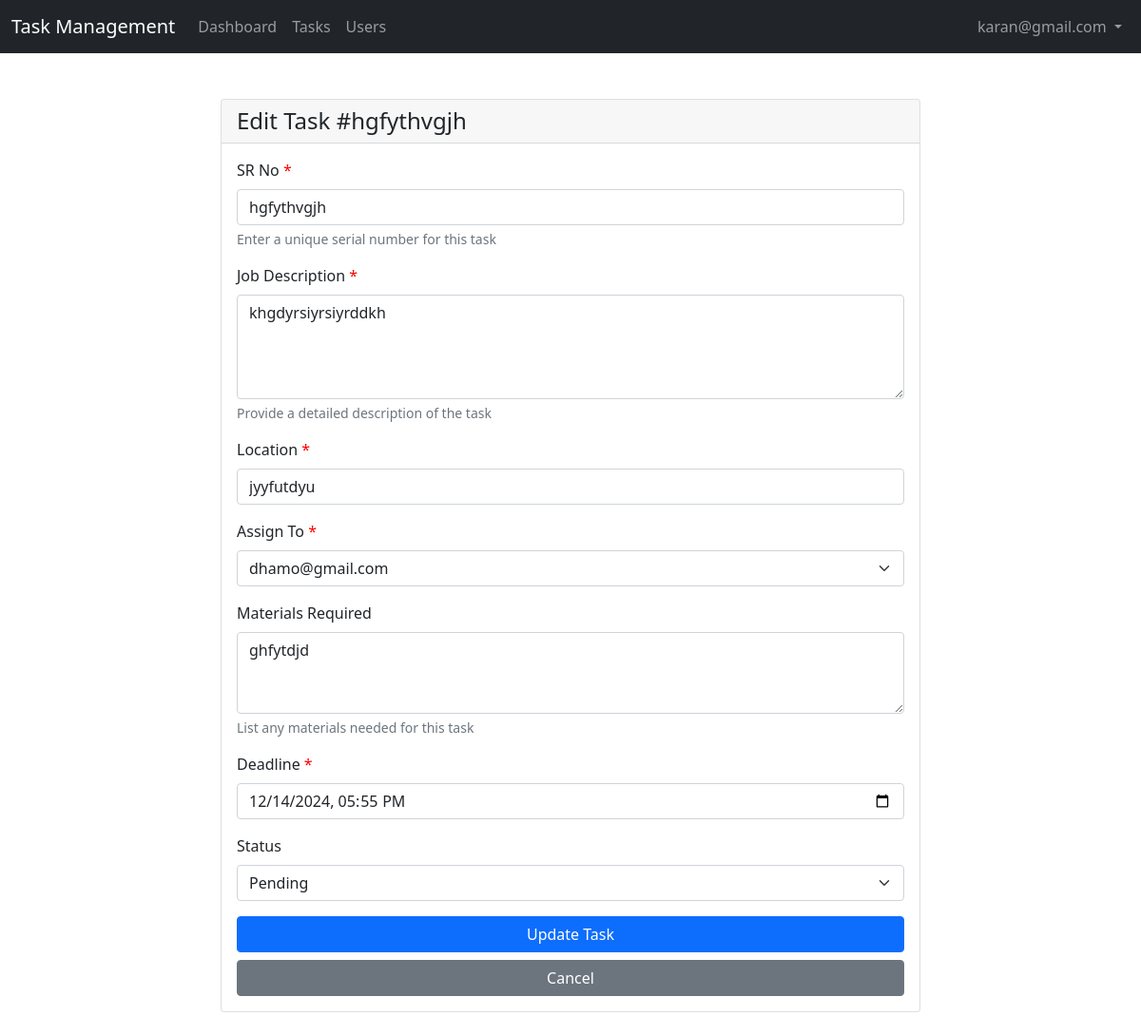
The page /tasks/12/edit/ (signed in) on the database its author committed.
### account/models.py (models this page shows, shortened)
class CustomUser(AbstractBaseUser, PermissionsMixin):
    email = models.EmailField(unique=True)
    first_name = models.CharField(max_length=30, blank=True, null=True)
    last_name = models.CharField(max_length=30, blank=True, null=True)
    username = models.CharField(max_length=30, blank=True, null=True)
    password = models.CharField(max_length=128, blank=True, null=True)
    user_type = models.ForeignKey(
        UserType, on_delete=models.CASCADE, null=True,blank=True, related_name="custom_user_type"
    )
    is_active = models.BooleanField(default=True)
    is_staff = models.BooleanField(default=False)
    is_deleted = models.BooleanField(default=False)
    created_at = models.DateTimeField(auto_now_add=True)
    updated_at = models.DateTimeField(auto_now=True)
    is_password_created = models.BooleanField(default=False)
    forget_password_secret = models.CharField(max_length = 128 ,blank=True, null=True)
    forget_password_secret_expire_time = models.DateTimeField(null= True,blank=True)
    objects = CustomUserManager()
    REQUIRED_FIELDS = []
    USERNAME_FIELD = "email"

class Task(models.Model):
    STATUS_CHOICES = (
        ('PENDING', 'Pending'),
        ('IN_PROGRESS', 'In Progress'),
        ('COMPLETED', 'Completed'),
    )
    sr_no=models.CharField(max_length=30)
    job_description = models.TextField()
    status = models.CharField(max_length=20, choices=STATUS_CHOICES, default='PENDING')
    assigned_to = models.CharField(max_length=100,null=True,blank=True)
    assigned_by = models.CharField(max_length=100,null=True,blank=True)
    location = models.CharField(max_length=100,null=True,blank=True)
    materials_required = models.TextField(blank=True, null=True)
    deadline = models.DateTimeField()
    created_at = models.DateTimeField(auto_now_add=True)
    updated_at = models.DateTimeField(auto_now=True)
    class Meta:
        ordering = ['-created_at']

### account/views.py (the view, shortened to what this page needs)
# urls.py: path('tasks/<int:pk>/edit/', views.task_edit, name='task_edit'),
@login_required
def task_edit(request, pk):
    task = get_object_or_404(Task, pk=pk)
    if not request.user.user_type.can_assign_task:
        messages.error(request, 'You do not have permission to edit tasks.')
        return redirect('task_detail', pk=pk)
    context = {
        'task': task,
        'employees': CustomUser.objects.filter(user_type__is_empolyee=True),
    }
    return render(request, 'account/task_form.html', context)

### account/templatetags/custom_filters.py (called while the page is built)
@register.filter
def split(value, delimiter=','):
    if value:
        return [x.strip() for x in value.split(delimiter)]
    return []

### account/templates/account/task_form.html (shortened to what this page needs)
{% extends 'base.html' %}
{% load custom_filters %}
{% block content %}
<div class="container mt-4">
    <div class="row justify-content-center">
        <div class="col-md-8">
            <div class="card">
                <div class="card-header">
                    <h4 class="mb-0">{% if task %}Edit Task #{{ task.sr_no }}{% else %}Create New Task{% endif %}</h4>
                </div>
                <div class="card-body">
                    <form method="post">
                        <div class="mb-3">
                            <label for="sr_no" class="form-label required">SR No</label>
                            <input type="text" class="form-control" id="sr_no" name="sr_no"
                                   value="{{ task.sr_no|default:'' }}" required>
                            <div class="form-text">Enter a unique serial number for this task</div>
                        </div>
                        <div class="mb-3">
                            <label for="job_description" class="form-label required">Job Description</label>
                            <textarea class="form-control" id="job_description" name="job_description"
                                    rows="4" required>{{ task.job_description|default:'' }}</textarea>
                            <div class="form-text">Provide a detailed description of the task</div>
                        </div>
                        <div class="mb-3">
                            <label for="location" class="form-label required">Location</label>
                            <input type="text" class="form-control" id="location" name="location"
                                   value="{{ task.location|default:'' }}" required>
                        </div>
                        <div class="mb-3">
                            <label for="assigned_to" class="form-label required">Assign To</label>
                            <select class="form-select" id="assigned_to" name="assigned_to" required>
                                {% for employee in employees %}
                                <option value="{{ employee.email }}"
                                        {% if task.assigned_to == employee.email %}selected{% endif %}>
                                    {{ employee.email }}
                                </option>
                                {% endfor %}
                            </select>
                        </div>
                        <div class="mb-3">
                            <label for="materials_required" class="form-label">Materials Required</label>
                            {% if user.user_type.name|lower in 'admin,electrician'|split:',' %}
                                <textarea class="form-control" id="materials_required" name="materials_required"
                                        rows="3">{{ task.materials_required|default:'' }}</textarea>
                                <div class="form-text">List any materials needed for this task</div>
                            {% else %}
                                <div class="form-control" style="height: auto; min-height: calc(1.5em + 0.75rem + 2px); background-color: #e9ecef;">
                                    {{ task.materials_required|default:'No materials specified' }}
                                </div>
                                <div class="form-text">Only admin and electrician can edit materials</div>
                            {% endif %}
                        </div>
                        <div class="mb-3">
                            <label for="deadline" class="form-label required">Deadline</label>
                            <input type="datetime-local" class="form-control" id="deadline" name="deadline"
                                   value="{% if task.deadline %}{{ task.deadline|date:'Y-m-d\TH:i' }}{% endif %}" required>
                        </div>
                        {% if task %}
                        <div class="mb-3">
                            <label for="status" class="form-label">Status</label>
                            <select class="form-select" id="status" name="status">
                                <option value="PENDING" {% if task.status == 'PENDING' %}selected{% endif %}>Pending</option>
                            </select>
                        </div>
                        {% endif %}
                        <div class="d-grid gap-2">
                            <button type="submit" class="btn btn-primary">
                                {% if task %}Update Task{% else %}Create Task{% endif %}
                            </button>
                            <a href="{% url 'task_list' %}" class="btn btn-secondary">Cancel</a>
                        </div>
                    </form>
                </div>
            </div>
        </div>
    </div>
</div>
{% endblock %}

### account/templates/base.html (shortened to what this page needs)
{% load static %}
<!DOCTYPE html>
<html lang="en">
<head>
    <link href="https://cdn.jsdelivr.net/npm/bootstrap@5.1.3/dist/css/bootstrap.min.css" rel="stylesheet">
    <link href="https://cdnjs.cloudflare.com/ajax/libs/font-awesome/5.15.4/css/all.min.css" rel="stylesheet">
</head>
<body>
    <nav class="navbar navbar-expand-lg navbar-dark bg-dark">
        <div class="container-fluid">
            <a class="navbar-brand" href="{% url 'index' %}">Task Management</a>
            <div class="collapse navbar-collapse" id="navbarNav">
                <ul class="navbar-nav me-auto">
                    {% if request.user.is_authenticated %}
                        <li class="nav-item">
                            <a class="nav-link" href="{% url 'dashboard' %}">Dashboard</a>
                        </li>
                        <li class="nav-item">
                            <a class="nav-link" href="{% url 'task_list' %}">Tasks</a>
                        </li>
                        {% if user.user_type.can_create_user %}
                        <li class="nav-item">
                            <a class="nav-link" href="{% url 'user_management' %}">Users</a>
                        </li>
                        {% endif %}
                    {% endif %}
                </ul>
                <ul class="navbar-nav">
                    {% if user.is_authenticated %}
                        <li class="nav-item dropdown">
                            <a class="nav-link dropdown-toggle" href="#" id="navbarDropdown" role="button"
                               data-bs-toggle="dropdown">
                                {{ user.email }}
                            </a>
                        </li>
                    {% else %}
                        <li class="nav-item">
                            <a class="nav-link" href="{% url 'login' %}">Login</a>
                        </li>
                    {% endif %}
                </ul>
            </div>
        </div>
    </nav>
    <main class="py-4">
        {% block content %}{% endblock %}
    </main>
</body>
</html>

### account/templates/account/task_form.html (style rules this page uses)
.required::after { content: " *"; color: red; }
.form-text { font-size: 0.875em; color: #6c757d; }

### rows shown on the page
CustomUser: email "karan@gmail.com"
Task: sr_no "hgfythvgjh", job_description "khgdyrsiyrsiyrddkh", location "jyyfutdyu", assigned_to "dhamo@gmail.com", materials_required "ghfytdjd", deadline "12/14/2024 17:55", status "Pending"
